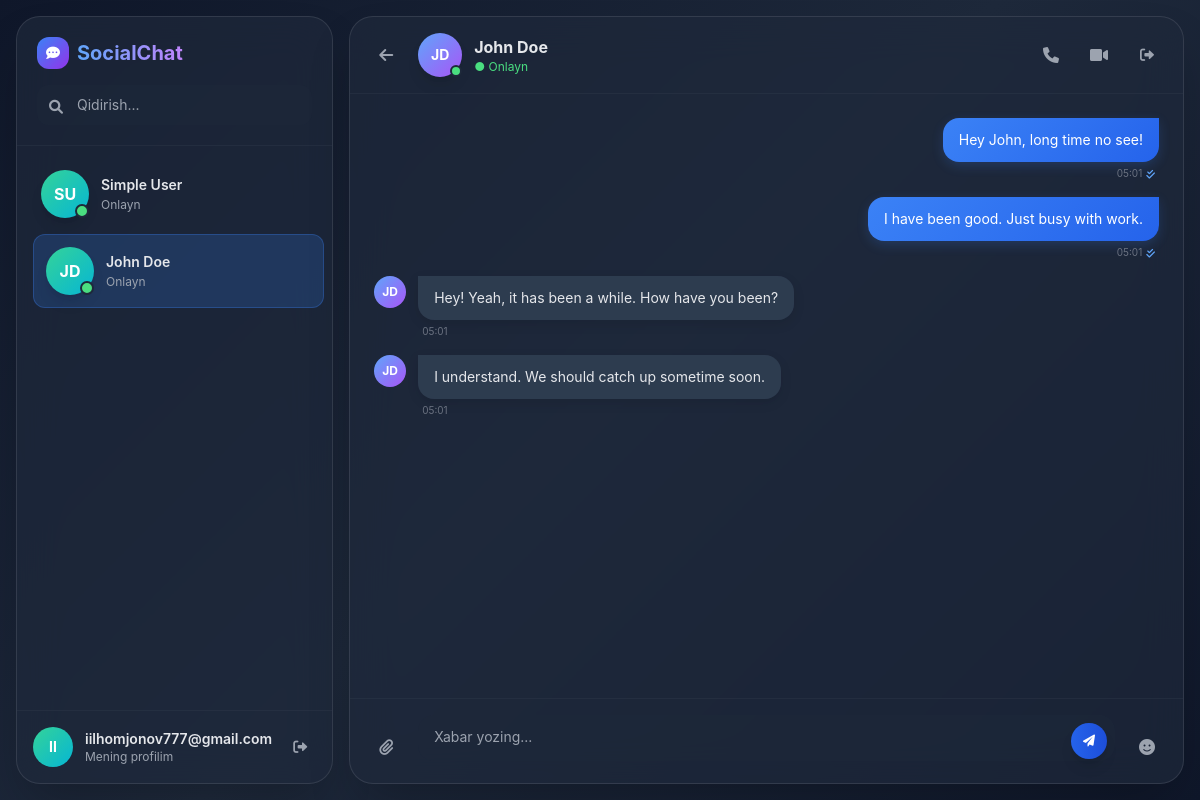
Screenshot of /?id=3 (signed in) with the database file from the repository.
### tables this page shows
CREATE TABLE users (
    id INT PRIMARY KEY AUTO_INCREMENT,
    name VARCHAR(50) NOT NULL,
    email VARCHAR(100) NOT NULL UNIQUE,
    password VARCHAR(255) NOT NULL,
    created_at TIMESTAMP DEFAULT CURRENT_TIMESTAMP,
    updated_at TIMESTAMP DEFAULT CURRENT_TIMESTAMP ON UPDATE CURRENT_TIMESTAMP
);

CREATE TABLE messages (
    id INT PRIMARY KEY AUTO_INCREMENT,
    sender_id INT NOT NULL,
    receiver_id INT NOT NULL,
    message TEXT NOT NULL,
    status ENUM('sent', 'read') DEFAULT 'sent',
    created_at TIMESTAMP DEFAULT CURRENT_TIMESTAMP,
    FOREIGN KEY (sender_id) REFERENCES users(id) ON DELETE CASCADE,
    FOREIGN KEY (receiver_id) REFERENCES users(id) ON DELETE CASCADE
);

### db.php (called while the page is built, shortened)
<?php
class Database
{
    private $conn;
    public function __construct()
    {
        try {
            $this->conn = new PDO(
                "mysql:host=" . DB_SERVER . ";dbname=" . DB_NAME,
                DB_USERNAME,
                DB_PASSWORD,
                [
                    PDO::ATTR_ERRMODE => PDO::ERRMODE_EXCEPTION,
                    PDO::ATTR_DEFAULT_FETCH_MODE => PDO::FETCH_ASSOC,
                    PDO::ATTR_EMULATE_PREPARES => false,
                ]
            );
        } catch (PDOException $e) {
            die("Database connection error: " . $e->getMessage());
        }
    }
    public function execute($sql, $params = [])
    {
        try {
            $stmt = $this->conn->prepare($sql);
            $stmt->execute($params);
            return $stmt;
        } catch (PDOException $e) {
            die("Query Error: " . $e->getMessage());
        }
    }
    public function select($table, $columns = "*", $condition = "", $params = [])
    {
        return $this->execute(
            "SELECT $columns FROM $table" . ($condition ? " WHERE $condition" : ""),
            $params
        )->fetchAll();
    }
}

### index.php (the view, shortened to what this page needs)
<?php
include 'db.php';
$db = new Database();
$contacts = $db->select('users', '*', 'id != ?', [$_SESSION['user']['id']]);
if (isset($_GET['id']) && !empty($_GET['id'])) {
    $messages = $db->select('messages', '*', '(sender_id = ? AND receiver_id = ?) OR (sender_id = ? AND receiver_id = ?)', [$_SESSION['user']['id'], $_GET['id'], $_GET['id'], $_SESSION['user']['id']]);
} else {
    $messages = [];
    $_SESSION['receiver']['id'] = null;
    $_SESSION['receiver']['name'] = null;
}
?>
<!DOCTYPE html>
<html lang="en" class="dark">
<head>
    <script src="https://cdn.tailwindcss.com"></script>
    <link rel="stylesheet" href="https://cdnjs.cloudflare.com/ajax/libs/font-awesome/6.0.0-beta3/css/all.min.css">
</head>
<body class="text-gray-200 antialiased">
    <div class="flex h-screen p-3 md:p-4 gap-3 md:gap-4">
        <div class="sidebar-panel glass-panel rounded-2xl md:rounded-3xl flex flex-col flex-shrink-0 shadow-2xl md:relative md:transform-none" id="sidebar">
            <div class="p-4 md:p-5 border-b border-gray-700/30">
                <div class="flex items-center justify-between mb-4">
                    <div class="flex items-center gap-2">
                        <div class="w-8 h-8 bg-gradient-to-br from-blue-500 to-purple-600 rounded-xl flex items-center justify-center">
                            <i class="fas fa-comment-dots text-white text-sm"></i>
                        </div>
                        <h2 class="text-lg md:text-xl font-bold bg-gradient-to-r from-blue-400 to-purple-400 bg-clip-text text-transparent">
                        </h2>
                    </div>
                </div>
                <div class="relative">
                    <input type="text" placeholder="Qidirish..." class="w-full bg-slate-800/50 rounded-xl px-4 py-2.5 pl-10 focus:outline-none focus:ring-2 focus:ring-blue-500/50 text-sm transition-all">
                    <i class="fas fa-search absolute left-3 top-3 text-gray-400 text-sm"></i>
                </div>
            </div>
            <div class="flex-1 overflow-y-auto custom-scrollbar p-2 md:p-3 space-y-1">
                <?php foreach ($contacts as $contact) : ?>
                    <?php
                    $nameParts = explode(' ', trim($contact['name']));
                    $initials = strtoupper(substr($nameParts[0], 0, 1) . (isset($nameParts[1]) ? substr($nameParts[1], 0, 1) : ''));
                    $safeName = htmlspecialchars($contact['name'], ENT_QUOTES, 'UTF-8');
                    $userId = $contact['id'];
                    $isActive = (isset($_GET['id']) && $_GET['id'] == $userId) ? 'active' : '';
                    ?>
                    <a href="?id=<?= $userId ?>" class="user-card flex items-center gap-3 p-3 rounded-xl cursor-pointer block hover:no-underline <?= $isActive ?>">
                        <div class="relative flex-shrink-0">
                            <div class="w-12 h-12 bg-gradient-to-br from-emerald-400 to-cyan-500 rounded-full flex items-center justify-center shadow-lg">
                                <span class="font-bold text-white"><?= $initials ?></span>
                            </div>
                            <span class="absolute bottom-0 right-0 w-3.5 h-3.5 bg-green-400 rounded-full border-2 border-slate-800 pulse-dot"></span>
                        </div>
                        <div class="flex-1 min-w-0">
                            <div class="flex items-center justify-between mb-0.5">
                                <p class="font-semibold text-sm truncate"><?= $safeName ?></p>
                            </div>
                            <p class="text-xs text-gray-400">Onlayn</p>
                        </div>
                    </a>
                <?php endforeach; ?>
            </div>
            <div class="p-3 md:p-4 border-t border-gray-700/30">
                <div class="flex items-center gap-3">
                    <div class="w-10 h-10 bg-gradient-to-br from-emerald-400 to-cyan-500 rounded-full flex items-center justify-center">
                        <span class="font-bold text-white text-sm">
                            <?php echo isset($_SESSION['user']['email']) ? strtoupper(substr($_SESSION['user']['email'], 0, 2)) : 'ME'; ?>
                        </span>
                    </div>
                    <div class="flex-1 min-w-0">
                        <p class="font-semibold text-sm truncate">
                            <?php echo isset($_SESSION['user']['email']) ? htmlspecialchars($_SESSION['user']['email']) : 'User'; ?>
                        </p>
                        <p class="text-xs text-gray-400">Mening profilim</p>
                    </div>
                    <button onclick="openLogoutModal()" class="w-8 h-8 rounded-lg hover:bg-red-500/20 flex items-center justify-center transition-colors group" title="Chiqish">
                        <i class="fas fa-sign-out-alt text-gray-400 group-hover:text-red-400 text-sm transition-colors"></i>
                    </button>
                </div>
            </div>
        </div>
        <div class="flex-1 flex flex-col">
            <?php if (isset($_GET['id']) && !empty($_GET['id'])): ?>
                <div class="glass-panel rounded-2xl md:rounded-3xl flex flex-col h-full shadow-2xl chat-window">
                    <div class="p-3 md:p-4 border-b border-gray-700/30 flex items-center justify-between">
                        <div class="flex items-center gap-3">
                            <button class="hidden md:flex w-10 h-10 rounded-xl hover:bg-white/10 items-center justify-center flex-shrink-0 transition-colors" onclick="closeChat()">
                                <i class="fas fa-arrow-left text-gray-400"></i>
                            </button>
                            <div class="relative flex-shrink-0">
                                <div class="w-10 h-10 md:w-11 md:h-11 bg-gradient-to-br from-blue-400 to-purple-500 rounded-full flex items-center justify-center shadow-lg">
                                    <?php
                                    $receiverNameParts = explode(' ', trim($_SESSION['receiver']['name']));
                                    $receiverInitials = strtoupper(substr($receiverNameParts[0], 0, 1) . (isset($receiverNameParts[1]) ? substr($receiverNameParts[1], 0, 1) : ''));
                                    ?>
                                    <span class="font-bold text-white text-sm"><?= $receiverInitials ?></span>
                                </div>
                                <span class="absolute bottom-0 right-0 w-3 h-3 bg-green-400 rounded-full border-2 border-slate-800 pulse-dot"></span>
                            </div>
                            <div>
                                <h3 class="font-bold text-sm md:text-base"><?= htmlspecialchars($_SESSION['receiver']['name']) ?></h3>
                                <p class="text-xs text-green-400">● Onlayn</p>
                            </div>
                        </div>
                        <div class="flex gap-1 md:gap-2">
                            <button class="w-10 h-10 rounded-xl hover:bg-white/10 flex items-center justify-center transition-colors">
                                <i class="fas fa-phone text-gray-400"></i>
                            </button>
                            <button class="w-10 h-10 rounded-xl hover:bg-white/10 flex items-center justify-center transition-colors hidden sm:flex">
                                <i class="fas fa-video text-gray-400"></i>
                            </button>
                            <button onclick="openLogoutModal()" class="w-10 h-10 rounded-xl hover:bg-red-500/20 flex items-center justify-center transition-colors group">
                                <i class="fas fa-sign-out-alt text-gray-400 group-hover:text-red-400 text-sm transition-colors"></i>
                            </button>
                        </div>
                    </div>
                    <div class="flex-1 overflow-y-auto custom-scrollbar p-4 md:p-6 space-y-4" id="messagesContainer">
                        <?php foreach ($messages as $m) : ?>
                            <?php if ($m['sender_id'] == $_SESSION['user']['id']) : ?>
                                <div class="flex items-start gap-2 md:gap-3 justify-end">
                                    <div class="max-w-[75%] md:max-w-md">
                                        <div class="message-sent text-white rounded-2xl rounded-tr-none px-3 py-2 md:px-4 md:py-3">
                                            <p class="text-sm"><?= htmlspecialchars($m['message']) ?></p>
                                        </div>
                                        <p class="text-[10px] text-gray-500 mt-1 mr-1 text-right flex items-center justify-end gap-1">
                                            <?= date('H:i', strtotime($m['created_at'] ?? 'now')) ?>
                                            <i class="fas fa-check-double text-blue-400 text-[10px]"></i>
                                        </p>
                                    </div>
                                </div>
                            <?php else : ?>
                                <div class="flex items-start gap-2 md:gap-3">
                                    <div class="w-8 h-8 bg-gradient-to-br from-blue-400 to-purple-500 rounded-full flex items-center justify-center flex-shrink-0">
                                        <span class="text-xs font-bold text-white"><?= $receiverInitials ?></span>
                                    </div>
                                    <div class="max-w-[75%] md:max-w-md">
                                        <div class="message-received rounded-2xl rounded-tl-none px-3 py-2 md:px-4 md:py-3">
                                            <p class="text-sm"><?= htmlspecialchars($m['message']) ?></p>
                                        </div>
                                        <p class="text-[10px] text-gray-500 mt-1 ml-1">
                                            <?= date('H:i', strtotime($m['created_at'] ?? 'now')) ?>
                                        </p>
                                    </div>
                                </div>
                            <?php endif; ?>
                        <?php endforeach; ?>
                    </div>
                    <div class="p-3 md:p-4 border-t border-gray-700/30">
                        <form id="messageForm" class="flex items-end gap-2 md:gap-3">
                            <button type="button" class="w-10 h-10 rounded-xl hover:bg-white/10 flex items-center justify-center transition-colors flex-shrink-0">
                                <i class="fas fa-paperclip text-gray-400"></i>
                            </button>
                            <div class="flex-1 relative">
                                <textarea
                                    rows="1"
                                    placeholder="Xabar yozing..."
                                    class="w-full bg-slate-800/50 rounded-2xl px-4 py-3 pr-12 focus:outline-none focus:ring-2 focus:ring-blue-500/50 resize-none text-sm transition-all"
                                    style="min-height: 46px; max-height: 120px;"
                                    id="messageInput"></textarea>
                                <button type="submit" class="absolute right-2 top-1/2 -translate-y-1/2 w-9 h-9 rounded-full bg-gradient-to-r from-blue-600 to-blue-700 hover:from-blue-500 hover:to-blue-600 flex items-center justify-center transition-all shadow-lg hover:shadow-blue-500/25">
                                    <i class="fas fa-paper-plane text-white text-xs"></i>
                                </button>
                            </div>
                            <button type="button" class="w-10 h-10 rounded-xl hover:bg-white/10 flex items-center justify-center transition-colors flex-shrink-0 hidden sm:flex">
                                <i class="fas fa-smile text-gray-400"></i>
                            </button>
                        </form>
                    </div>
                </div>
            <?php endif; ?>
        </div>
    </div>
</body>
</html>

### index.php (style rules this page uses)
* { margin: 0; padding: 0; box-sizing: border-box; }
body { background: linear-gradient(135deg, #0f172a 0%, #1e293b 50%, #0f172a 100%); background-attachment: fixed; height: 100vh; overflow: hidden; font-family: -apple-system, BlinkMacSystemFont, 'Segoe UI', Roboto, Oxygen, Ubuntu, sans-serif; }
.glass-panel { background: rgba(30, 41, 59, 0.7); backdrop-filter: blur(20px); -webkit-backdrop-filter: blur(20px); border: 1px solid rgba(255, 255, 255, 0.1); }
.message-sent { background: linear-gradient(135deg, #3b82f6 0%, #2563eb 100%); box-shadow: 0 4px 12px rgba(59, 130, 246, 0.2); }
.message-received { background: rgba(51, 65, 85, 0.8); box-shadow: 0 4px 12px rgba(0, 0, 0, 0.1); }
.user-card { transition: all 0.3s cubic-bezier(0.4, 0, 0.2, 1); }
.user-card.active { background: rgba(59, 130, 246, 0.2); border: 1px solid rgba(59, 130, 246, 0.3); transform: translateX(4px); }
.chat-window { animation: slideIn 0.3s cubic-bezier(0.4, 0, 0.2, 1); }
.sidebar-panel { transition: transform 0.3s cubic-bezier(0.4, 0, 0.2, 1); }
.pulse-dot { animation: pulse 2s infinite; }

### rows the page displays
users: name "SU", name "Simple User"
users: name "JD", name "John Doe"
messages: message "Hey John, long time no see!", created_at "05:01"
messages: message "I have been good. Just busy with work.", created_at "05:01"
messages: message "Hey! Yeah, it has been a while. How have you been?", created_at "05:01"
messages: message "I understand. We should catch up sometime soon.", created_at "05:01"

### other values shown
substr($_SESSION['user']['email'], 0, 2) "II"
$_SESSION['user']['email'] "iilhomjonov777@gmail.com"
$receiverInitials "JD"
$_SESSION['receiver']['name'] "John Doe"
